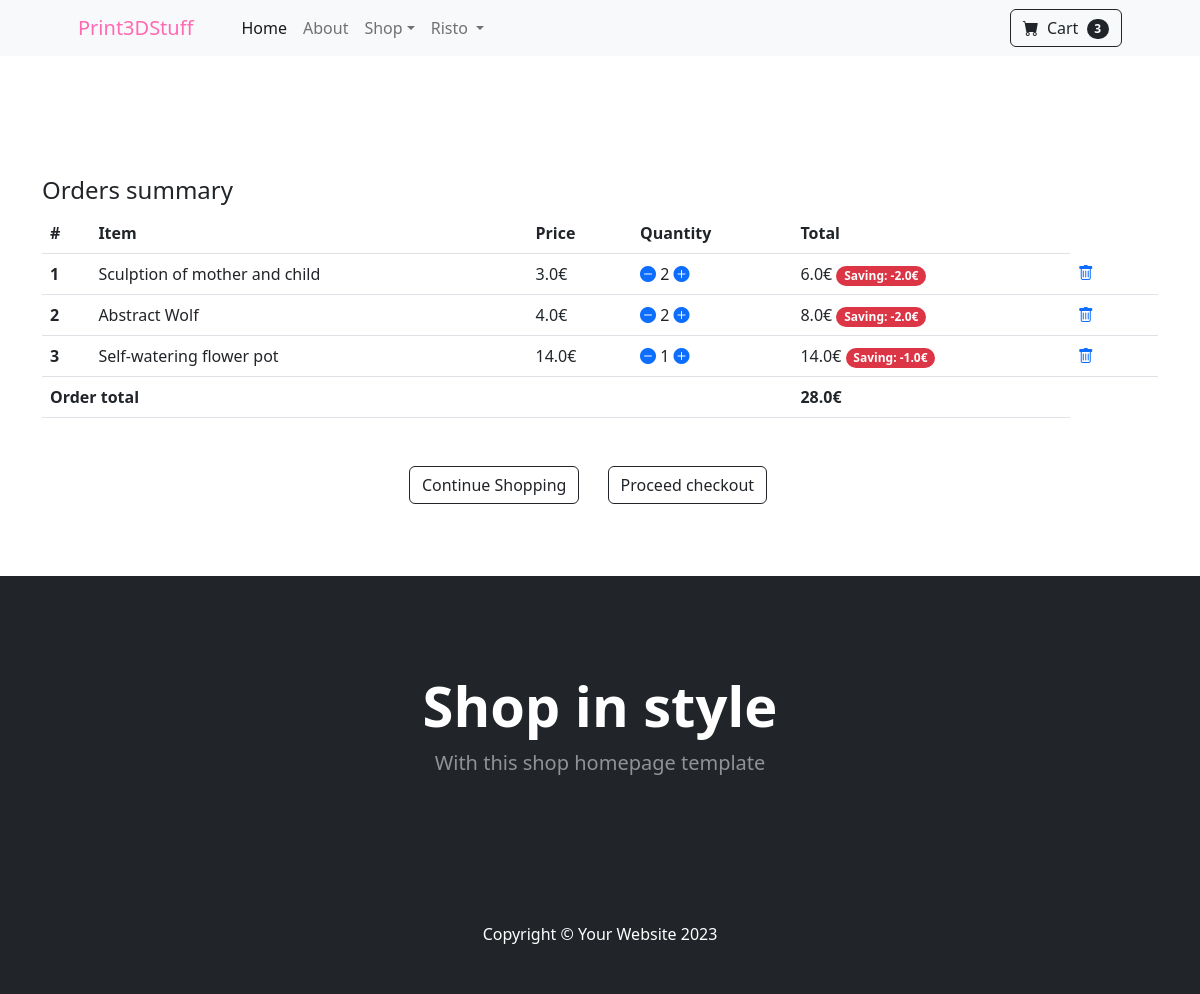
/summary/ (signed in), run on the app's committed database.
### mainapp/models.py (models this page shows, shortened)
class Order(models.Model):
    user = models.ForeignKey(User, on_delete=models.CASCADE)
    order_ref = models.CharField(max_length=20)
    items = models.ManyToManyField(OrderItem)
    ordered_date = models.DateTimeField()
    ordered = models.BooleanField(default=False)
    billing_address = models.ForeignKey('BillingAddress', on_delete=models.SET_NULL, blank=True, null=True)
    coupon = models.ForeignKey('Coupon', on_delete=models.SET_NULL, blank=True, null=True)
    payment = models.ForeignKey('Payment', on_delete=models.SET_NULL, blank=True, null=True)
    delivered = models.BooleanField(default=False)
    received = models.BooleanField(default=False)
    refund_requested = models.BooleanField(default=False)
    refund_granted = models.BooleanField(default=False)
    def total_price(self):
        total = 0
        for order_item in self.items.all():
            total += order_item.final_price()
        return total

class OrderItem(models.Model):
    user = models.ForeignKey(User, on_delete=models.CASCADE)
    ordered = models.BooleanField(default=False)
    item = models.ForeignKey(Item, on_delete=models.CASCADE)
    quantity = models.IntegerField(default=1)
    def total_item_price(self):
        return self.quantity * self.item.price
    def total_item_discount_price(self):
        return self.quantity * self.item.discount_price
    def amount_saved(self):
        return self.total_item_price() - self.total_item_discount_price()
    def final_price(self):
        if self.item.discount_price:
            return self.total_item_discount_price()
        else:
            return self.total_item_price()

class Item(models.Model):
    title = models.CharField(max_length=100)
    price = models.FloatField()
    discount_price = models.FloatField(blank=True, null=True)
    category = models.CharField(choices=CATEGORY_CHOICES, max_length=5)
    slug = models.SlugField()
    description = models.TextField()
    image = models.ImageField()

### mainapp/views.py (the view)
# urls.py: path('summary/', views.OrderSummary.as_view(), name='summary'),
class OrderSummary(LoginRequiredMixin, View):
    def get(self, *args, **kwargs):
        try:
            current_order = Order.objects.get(user=self.request.user, ordered=False)
            context = {
                'object': current_order
            }
            return render(self.request, 'summary.html', context)
        except ObjectDoesNotExist:
            messages.warning(self.request, "You don't have any item in the cart")
            return redirect('/')
        return render(self.request, 'summary.html')

### mainapp/templatetags/cart_template.py (called while the page is built)
@register.filter(name="cart_count")
def cart_count(user):
    if user.is_authenticated:
        query_set = Order.objects.filter(user=user, ordered=False)
        if query_set.exists():
            return query_set[0].items.count()
        return 0

### templates/summary.html (shortened to what this page needs)
{% extends 'base.html' %}
{% block content %}
<section class="py-5">
    <div class="container table-responsive">
        <h4>Orders summary</h4>
            <table class="table">
                  <thead>
                    <tr>
                      <th scope="col">#</th>
                      <th scope="col">Item</th>
                      <th scope="col">Price</th>
                      <th scope="col">Quantity</th>
                      <th scope="col">Total</th>
                    </tr>
                  </thead>
                <tbody>
                {% for order_item in object.items.all %}
                        <tr>
                          <th scope="row">{{ forloop.counter }}</th>
                          <td>{{ order_item.item.title }}</td>
                          {% if order_item.item.discount_price %}
                            <td>{{ order_item.item.discount_price }}€</td>
                            {% else %}
                            <td>{{ order_item.item.price }}€</td>
                            {% endif %}
                          <td>
                              <a href="{% url 'mainapp:remove-single-item' order_item.item.slug %}"><i class="bi bi-dash-circle-fill mr-2"></i></a>
                              {{ order_item.quantity }}
                              <a href="{% url 'mainapp:add-to-cart' order_item.item.slug %}"><i class="bi bi-plus-circle-fill"></i></a>
                          </td>
                            {% if order_item.item.discount_price %}
                            <td>{{ order_item.total_item_discount_price }}€
                            <span class="badge rounded-pill bg-danger">Saving: -{{ order_item.amount_saved }}€</span>
                            </td>
                            {% else %}
                            <td>{{ order_item.total_item_price }}€</td>
                            {% endif %}
                          <td>
                            <a href="{% url 'mainapp:remove-from-cart' order_item.item.slug %}"><i class="bi bi-trash"></i>
                            </a>
                          <td>
                        </tr>
                {% endfor %}
                {% if object.total_price %}
                <tr>
                    <td colspan="4"><b>Order total</b></td>
                    <td><b>{{ object.total_price }}€</b></td>
                </tr>
                {% endif %}
                </tbody>
            </table>
               <div class="card-footer p-4 pt-0 border-top-0 bg-transparent">
                    <div class="text-center mt-5">
                        <a class="btn btn-outline-dark mt-auto me-4" href="{% url 'mainapp:index' %}">Continue Shopping</a>
                        <a class="btn btn-outline-dark mt-auto me-4" href="#">Proceed checkout</a>
                    </div>
                </div>
    </div>
 </section>
{% endblock %}

### templates/base.html (shortened to what this page needs)
{% load static %}
{% load cart_template %}
<!DOCTYPE html>
<html lang="en">
    <head>
        <link href="https://cdn.jsdelivr.net/npm/bootstrap-icons@1.5.0/font/bootstrap-icons.css" rel="stylesheet" />
        <link href="{% static 'css/styles.css' %}" rel="stylesheet" />
    </head>
    <body>
        <nav class="navbar navbar-expand-lg navbar-light bg-light">
            <div class="container px-4 px-lg-5">
                <a class="navbar-brand" style="color: hotpink;" href="{% url 'mainapp:index' %}">Print3DStuff</a>
                <div class="collapse navbar-collapse" id="navbarSupportedContent">
                    <ul class="navbar-nav me-auto mb-2 mb-lg-0 ms-lg-4">
                        <li class="nav-item"><a class="nav-link active" aria-current="page" href="{% url 'mainapp:index' %}">Home</a></li>
                        <li class="nav-item"><a class="nav-link" href="#!">About</a></li>
                        <li class="nav-item dropdown">
                            <a class="nav-link dropdown-toggle" id="navbarDropdown" href="#" role="button" data-bs-toggle="dropdown" aria-expanded="false">Shop</a>
                        </li>
                        {% if user.is_authenticated %}
                        <li class="nav-item dropdown">
                            <a class="nav-link dropdown-toggle" href="#" role="button" data-bs-toggle="dropdown" aria-expanded="false">
                                {{ user.get_username }}
                            </a>
                        </li>
                        {% else %}
                            <li class="nav-item"><a class="nav-link active" href="{% url 'accounts:login' %}">Sign in</a></li>
                        {% endif %}
                    </ul>
                    <form class="d-flex">
                        <a class="btn btn-outline-dark" href="{% url 'mainapp:summary' %}" type="submit">
                            <i class="bi-cart-fill me-1"></i>
                            Cart
                            <span class="badge bg-dark text-white ms-1 rounded-pill">{{ user|cart_count }}</span>
                        </a>
                    </form>
                </div>
            </div>
        </nav>
        <div class="mt-5 pt-4">
        </div>
        {% block content %}
        {% endblock %}
        <header class="bg-dark py-5">
            <div class="container px-4 px-lg-5 my-5">
                <div class="text-center text-white">
                    <h1 class="display-4 fw-bolder">Shop in style</h1>
                    <p class="lead fw-normal text-white-50 mb-0">With this shop homepage template</p>
                </div>
            </div>
        </header>
        <footer class="py-5 bg-dark">
            <div class="container"><p class="m-0 text-center text-white">Copyright &copy; Your Website 2023</p></div>
        </footer>
    </body>
</html>

### data on the page
OrderItem: item "Sculption of mother and child", item.discount_price "3.0", quantity "2", total_item_discount_price "6.0", amount_saved "2.0"
OrderItem: item "Abstract Wolf", item.discount_price "4.0", quantity "2", total_item_discount_price "8.0", amount_saved "2.0"
OrderItem: item "Self-watering flower pot", item.discount_price "14.0", quantity "1", total_item_discount_price "14.0", amount_saved "1.0"
Order: total_price "28.0"

### other printed values
{{ user.get_username }} "Risto"
{{ user|cart_count }} "3"
